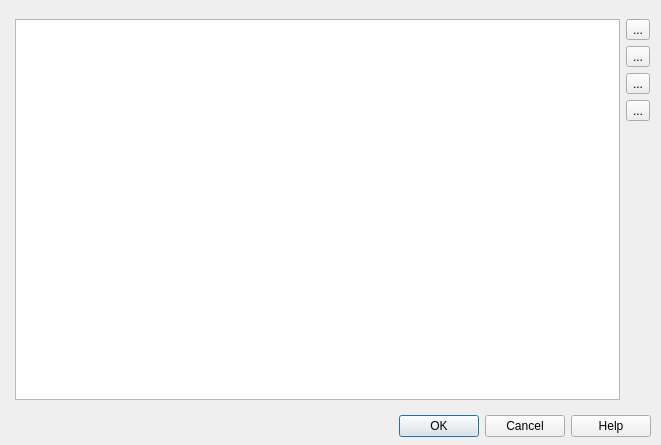
<?xml version="1.0" encoding="UTF-8"?>
<ui version="4.0">
 <class>CDlgMdfRemoteVarList</class>
 <widget class="QDialog" name="CDlgMdfRemoteVarList">
  <property name="geometry">
   <rect>
    <x>0</x>
    <y>0</y>
    <width>661</width>
    <height>445</height>
   </rect>
  </property>
  <property name="windowTitle">
   <string>Remote Variables</string>
  </property>
  <widget class="QDialogButtonBox" name="buttonBox">
   <property name="geometry">
    <rect>
     <x>10</x>
     <y>410</y>
     <width>641</width>
     <height>32</height>
    </rect>
   </property>
   <property name="orientation">
    <enum>Qt::Horizontal</enum>
   </property>
   <property name="standardButtons">
    <set>QDialogButtonBox::Cancel|QDialogButtonBox::Help|QDialogButtonBox::Ok</set>
   </property>
   <property name="centerButtons">
    <bool>false</bool>
   </property>
  </widget>
  <widget class="QWidget" name="formLayoutWidget">
   <property name="geometry">
    <rect>
     <x>9</x>
     <y>19</y>
     <width>641</width>
     <height>381</height>
    </rect>
   </property>
   <layout class="QFormLayout" name="formLayout">
    <item row="0" column="1">
     <layout class="QHBoxLayout" name="horizontalLayout">
      <item>
       <layout class="QHBoxLayout" name="horizontalLayout_2">
        <item>
         <widget class="QListWidget" name="listRemoteVar"/>
        </item>
        <item>
         <layout class="QVBoxLayout" name="verticalLayout">
          <item>
           <widget class="QToolButton" name="btnAddRemoteVar">
            <property name="toolTip">
             <string>Add description item</string>
            </property>
            <property name="text">
             <string>...</string>
            </property>
            <property name="icon">
             <iconset resource="vscpworks.qrc">
              <normaloff>:/add.png</normaloff>:/add.png</iconset>
            </property>
            <property name="shortcut">
             <string>Ctrl+A</string>
            </property>
           </widget>
          </item>
          <item>
           <widget class="QToolButton" name="btnEditRemoteVar">
            <property name="toolTip">
             <string>Edit description item</string>
            </property>
            <property name="text">
             <string>...</string>
            </property>
            <property name="icon">
             <iconset resource="vscpworks.qrc">
              <normaloff>:/pencil.svg</normaloff>:/pencil.svg</iconset>
            </property>
            <property name="shortcut">
             <string>Ctrl+E</string>
            </property>
           </widget>
          </item>
          <item>
           <widget class="QToolButton" name="btnDupRemoteVar">
            <property name="toolTip">
             <string>Duplicate description item</string>
            </property>
            <property name="text">
             <string>...</string>
            </property>
            <property name="icon">
             <iconset resource="vscpworks.qrc">
              <normaloff>:/images/svg/copy.svg</normaloff>:/images/svg/copy.svg</iconset>
            </property>
            <property name="shortcut">
             <string>Ctrl+D</string>
            </property>
           </widget>
          </item>
          <item>
           <widget class="QToolButton" name="btnDelRemoteVar">
            <property name="toolTip">
             <string>Delete Description item</string>
            </property>
            <property name="text">
             <string>...</string>
            </property>
            <property name="icon">
             <iconset resource="vscpworks.qrc">
              <normaloff>:/remove.png</normaloff>:/remove.png</iconset>
            </property>
            <property name="shortcut">
             <string>Ctrl+X</string>
            </property>
           </widget>
          </item>
          <item>
           <spacer name="verticalSpacer">
            <property name="orientation">
             <enum>Qt::Vertical</enum>
            </property>
            <property name="sizeHint" stdset="0">
             <size>
              <width>20</width>
              <height>40</height>
             </size>
            </property>
           </spacer>
          </item>
         </layout>
        </item>
       </layout>
      </item>
     </layout>
    </item>
   </layout>
  </widget>
 </widget>
 <resources>
  <include location="vscpworks.qrc"/>
 </resources>
 <connections>
  <connection>
   <sender>buttonBox</sender>
   <signal>accepted()</signal>
   <receiver>CDlgMdfRemoteVarList</receiver>
   <slot>accept()</slot>
   <hints>
    <hint type="sourcelabel">
     <x>325</x>
     <y>425</y>
    </hint>
    <hint type="destinationlabel">
     <x>330</x>
     <y>222</y>
    </hint>
   </hints>
  </connection>
  <connection>
   <sender>buttonBox</sender>
   <signal>rejected()</signal>
   <receiver>CDlgMdfRemoteVarList</receiver>
   <slot>reject()</slot>
   <hints>
    <hint type="sourcelabel">
     <x>325</x>
     <y>425</y>
    </hint>
    <hint type="destinationlabel">
     <x>330</x>
     <y>222</y>
    </hint>
   </hints>
  </connection>
 </connections>
</ui>
